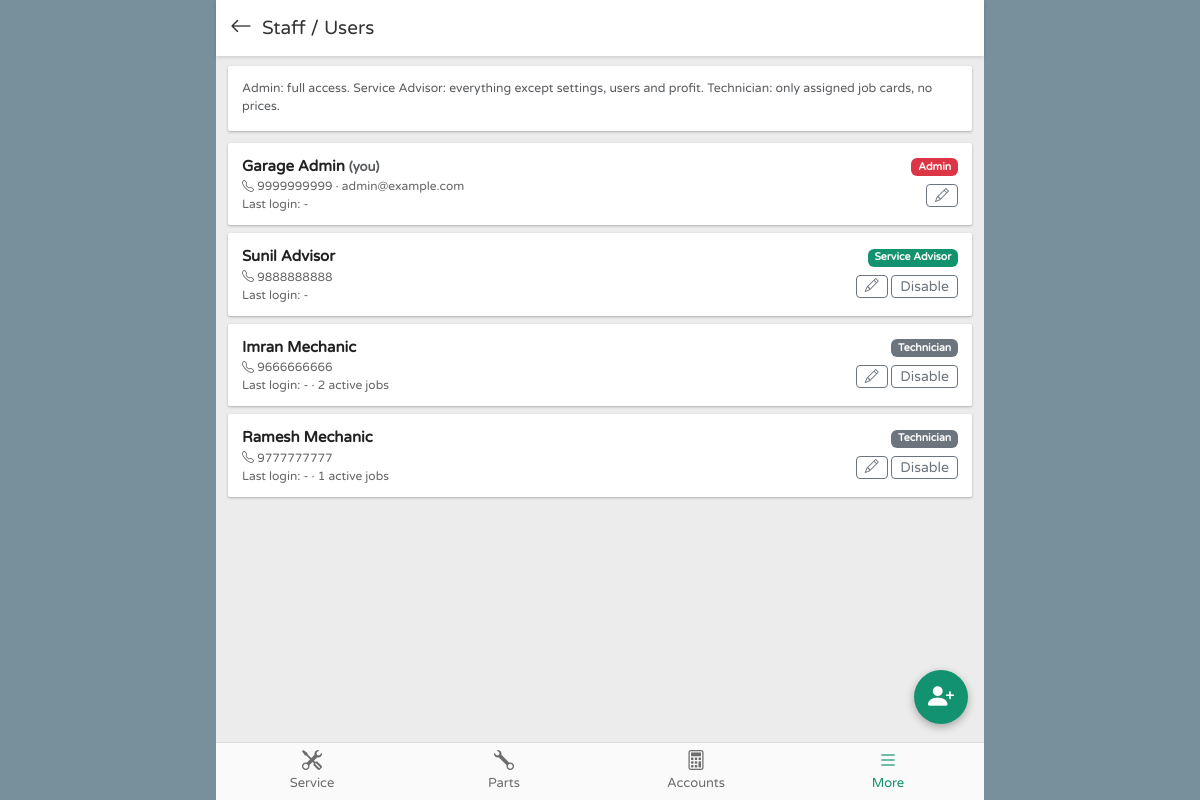
/users.php (signed in), run on the app's committed database.
### tables this page shows
CREATE TABLE users (
  id             INT UNSIGNED NOT NULL AUTO_INCREMENT,
  name           VARCHAR(100) NOT NULL,
  mobile         VARCHAR(15)  NOT NULL,
  email          VARCHAR(100) NULL,
  password_hash  VARCHAR(255) NOT NULL,
  role           ENUM('admin','advisor','technician') NOT NULL DEFAULT 'advisor',
  language       CHAR(2)      NOT NULL DEFAULT 'en',
  is_active      TINYINT(1)   NOT NULL DEFAULT 1,
  last_login     DATETIME     NULL,
  created_at     DATETIME     NOT NULL DEFAULT CURRENT_TIMESTAMP,
  PRIMARY KEY (id),
  UNIQUE KEY uq_users_mobile (mobile),
  KEY idx_users_role (role)
);

### includes/lang.php (called while the page is built, shortened)
<?php
function lang(): string
{
    if (!empty($_SESSION['lang']) && isset(LANGS[$_SESSION['lang']])) return $_SESSION['lang'];
    $d = function_exists('setting') ? (string) setting('default_language') : 'en';
    return isset(LANGS[$d]) ? $d : 'en';
}
function t(string $key): string
{
    static $dict = [];
    $l = lang();
    if (!isset($dict['en'])) $dict['en'] = require __DIR__ . '/lang/en.php';
    return $dict[$l][$key] ?? $dict['en'][$key] ?? ucfirst(str_replace('_', ' ', $key));
}
function te(string $key): string { return e(t($key)); }

### includes/helpers.php (called while the page is built, shortened)
<?php
function e($s): string { return htmlspecialchars((string) ($s ?? ''), ENT_QUOTES | ENT_SUBSTITUTE, 'UTF-8'); }
function fmt_dt($d): string { return $d ? date('d M Y, h:i A', strtotime((string) $d)) : '-'; }

### includes/db.php (called while the page is built, shortened)
<?php
function db(): PDO
{
    static $pdo = null;
    if ($pdo === null) {
        $dsn = 'mysql:host=' . DB_HOST . ';port=' . DB_PORT . ';dbname=' . DB_NAME . ';charset=utf8mb4';
        try {
            $pdo = new PDO($dsn, DB_USER, DB_PASS, [
                PDO::ATTR_ERRMODE            => PDO::ERRMODE_EXCEPTION,
                PDO::ATTR_DEFAULT_FETCH_MODE => PDO::FETCH_ASSOC,
                PDO::ATTR_EMULATE_PREPARES   => false,
            ]);
            $pdo->exec("SET time_zone = '+05:30'");
        } catch (PDOException $e) {
            http_response_code(500);
            exit(APP_DEBUG ? 'Database connection failed: ' . htmlspecialchars($e->getMessage())
                           : 'Database connection failed. Check config.php');
        }
    }
    return $pdo;
}
function q(string $sql, array $params = []): PDOStatement
{
    $st = db()->prepare($sql);
    $st->execute(array_values($params));
    return $st;
}
function row(string $sql, array $params = []): ?array
{
    $r = q($sql, $params)->fetch();
    return $r === false ? null : $r;
}
function rows(string $sql, array $params = []): array
{
    return q($sql, $params)->fetchAll();
}

### includes/auth.php (called while the page is built, shortened)
<?php
function current_user(): ?array
{
    static $u = false;
    if ($u !== false) return $u;
    $id = $_SESSION['uid'] ?? 0;
    $u = row('SELECT id, name, mobile, email, role, language, is_active FROM users WHERE id = ?', [$id]);
    return $u;
}
function uid(): ?int { $u = current_user(); return $u ? (int) $u['id'] : null; }
function require_login(): array
{
    $u = current_user();
    return $u;
}
function require_perm(string $perm): void
{
    require_login();
}

### users.php (the view, shortened to what this page needs)
<?php
require_perm('users');
$list = rows("SELECT u.*, (SELECT COUNT(*) FROM job_cards jc WHERE jc.technician_id = u.id AND jc.status IN ('approved','in_progress')) AS active_jobs FROM users u ORDER BY u.is_active DESC, FIELD(u.role,'admin','advisor','technician'), u.name");
include __DIR__ . '/includes/header.php';
$roleCls = ['admin' => 'bg-danger', 'advisor' => 'bg-primary', 'technician' => 'bg-secondary'];
?>
<div class="box small text-muted"><?= te('roles_help') ?></div>
<?php foreach ($list as $u): $fill = ['id' => $u['id'], 'name' => $u['name'], 'mobile' => $u['mobile'], 'email' => $u['email'], 'role' => $u['role'], 'language' => $u['language']]; ?>
  <div class="list-card <?= $u['is_active'] ? '' : 'opacity-50' ?>">
    <div class="r"><span class="badge <?= $roleCls[$u['role']] ?>"><?= te('role_' . $u['role']) ?></span>
      <div class="mt-2">
        <button class="btn btn-sm btn-outline-secondary py-0" data-bs-toggle="modal" data-bs-target="#userModal" data-fill='<?= e(json_encode($fill)) ?>' data-title="<?= te('edit_user') ?>"><i class="bi bi-pencil"></i></button>
        <?php if ((int) $u['id'] !== uid()): ?><button class="btn btn-sm btn-outline-secondary py-0" data-post="users.php?action=toggle" data-params='{"id":<?= $u['id'] ?>}' data-reload><?= $u['is_active'] ? te('disable') : te('enable') ?></button><?php endif; ?>
      </div></div>
    <div class="t"><?= e($u['name']) ?> <?= (int) $u['id'] === uid() ? '<small class="text-muted">(' . te('you') . ')</small>' : '' ?></div>
    <div class="s"><i class="bi bi-telephone"></i> <?= e($u['mobile']) ?><?= $u['email'] ? ' · ' . e($u['email']) : '' ?></div>
    <div class="s"><?= te('last_login') ?>: <?= e(fmt_dt($u['last_login'])) ?><?= $u['role'] === 'technician' ? ' · ' . (int) $u['active_jobs'] . ' ' . te('active_jobs') : '' ?></div>
  </div>
<?php endforeach; ?>
<button class="fab" data-bs-toggle="modal" data-bs-target="#userModal" data-fill='{"role":"advisor","language":"en"}' data-title="<?= te('add_user') ?>"><i class="bi bi-person-plus-fill"></i></button>
<?php include __DIR__ . '/includes/footer.php'; ?>

### assets/css/app.css (style rules this page uses)
:root { --primary: #12926f; --primary-dark: #0d7559; --primary-light: #e7f4f0; --dark-btn: #263238; --danger: #f44336; --due: #e53935; --blue: #1e88e5; --navy: #1a3a8f; --grey: #78909c; --text: #212121; --muted: #757575; --line: #e0e0e0; --page-bg: #ececec; --outer-bg: #78909c; --card-shadow: 0 1px 3px rgba(0,0,0,.18), 0 1px 2px rgba(0,0,0,.10); --hdr-h: 56px; --nav-h: 58px; --app-max: 768px; --bs-primary: #12926f; --bs-primary-rgb: 18,146,111; --bs-link-color: #12926f; --bs-link-hover-color: #0d7559; }
* { -webkit-tap-highlight-color: transparent; }
html, body { height: 100%; }
body { margin: 0; font-family: "Varela Round", "Poppins", "Nirmala UI", "Noto Sans Devanagari", system-ui, -apple-system, "Segoe UI", Roboto, sans-serif; font-size: 14px; color: var(--text); background: var(--outer-bg); }
.list-card { background: #fff; box-shadow: var(--card-shadow); border-radius: 2px; margin: 0 2px 8px; padding: 12px 14px; display: block; color: var(--text); }
.list-card .t { font-weight: 700; font-size: 15px; }
.list-card .s { font-size: 12px; color: #666; }
.list-card .r { float: right; text-align: right; }
.fab { position: fixed; right: max(16px, calc(50% - var(--app-max)/2 + 16px)); bottom: calc(var(--nav-h) + 18px); z-index: 1025; width: 54px; height: 54px; border-radius: 50%; background: var(--primary); color: #fff; font-size: 26px; display: flex; align-items: center; justify-content: center; box-shadow: 0 3px 8px rgba(0,0,0,.3); border: 0; }
.box { background: #fff; box-shadow: var(--card-shadow); border-radius: 2px; padding: 14px; margin: 0 2px 12px; }
@media (min-width: 769px) { body { padding: 0; } }

### data on the page
users: role "Admin", name "Garage Admin", mobile "9999999999", email "admin@example.com", last_login "-"
users: role "Service Advisor", name "Sunil Advisor", mobile "9888888888", last_login "-"
users: role "Technician", name "Imran Mechanic", mobile "9666666666", last_login "-", active_jobs "2"
users: role "Technician", name "Ramesh Mechanic", mobile "9777777777", last_login "-", active_jobs "1"

### other printed values
$title_html "Staff / Users"
te('roles_help') "Admin: full access. Service Advisor: everything except settings, users and profit. Technician: only assigned job cards, no prices."
$label "Service"
$label "Parts"
$label "Accounts"
$label "More"
